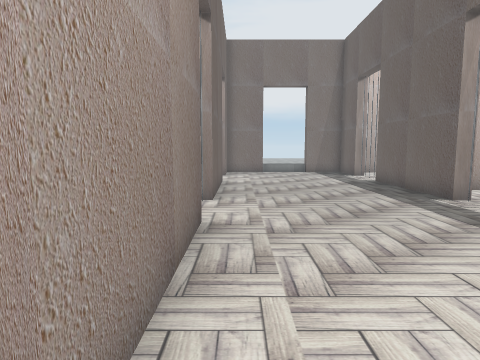
view 1 (above)

12 first-person views from a walk through a scene from a Unity 3-D project. The camera is 1.3 m above the floor, tilts 6° down and sees 75° across. Doors are open. The floor is counted in squares, 0.9 m on a side. Each view is taken from the middle of a square. On the plan, view 1 faces up. The plan holds only what a view shows up to about 15 squares ahead; the rest is blank. The place goes on beyond the plan. The player character is not drawn. Some surface patterns are stand-ins.

view 2
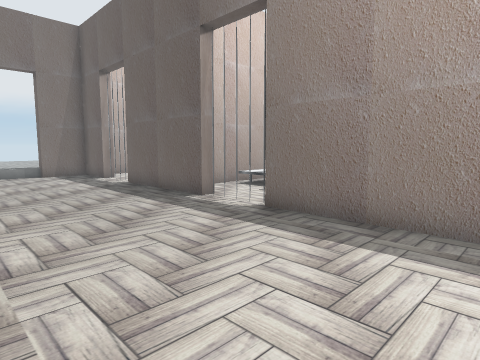

view 3
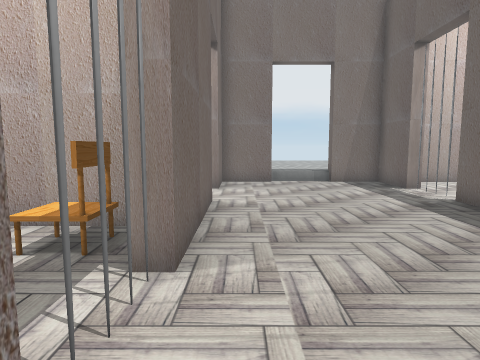

view 4
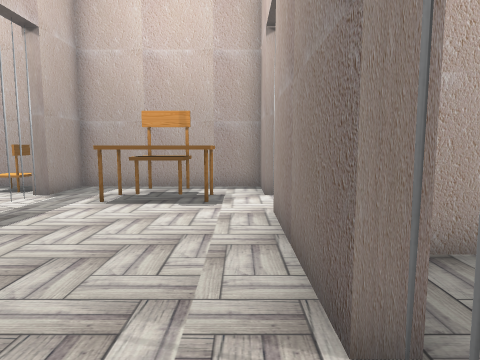

view 5
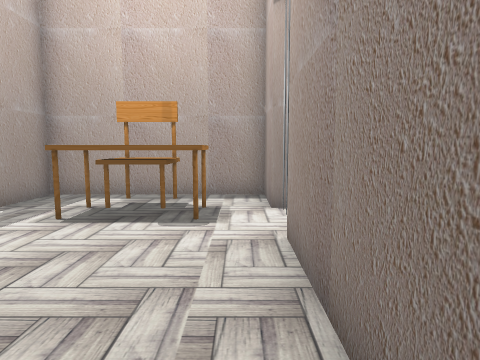

view 6
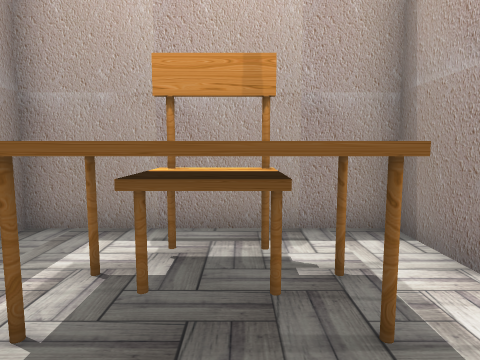

view 7
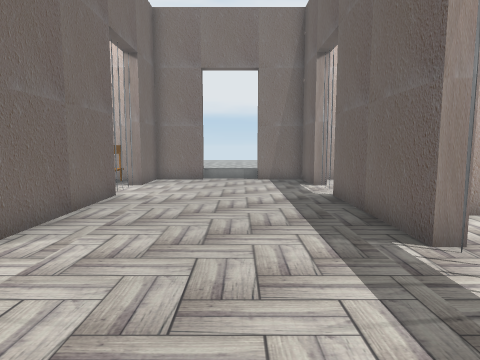

view 8
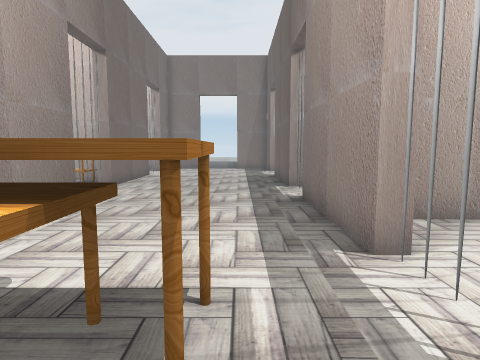

view 9
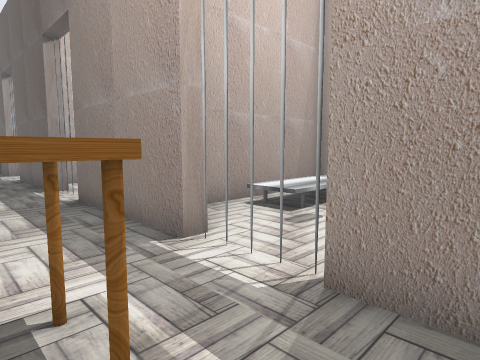

view 10
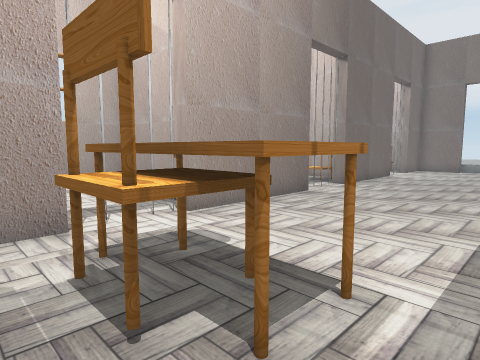

view 11
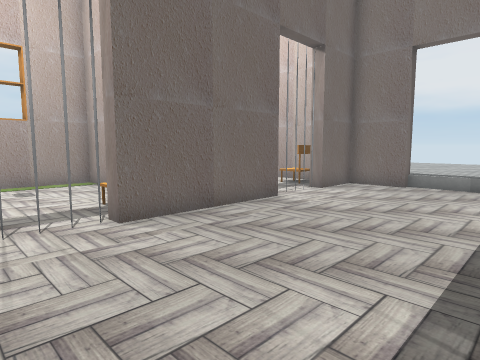

view 12
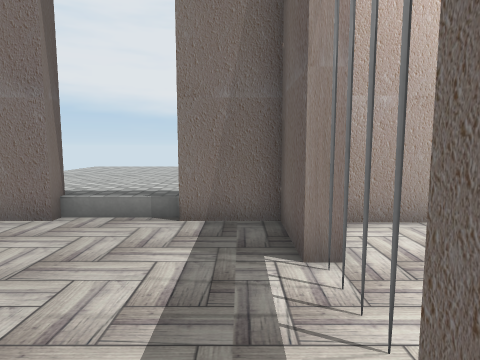

### Floor plan
Points are (right, up) in squares from view 1. A wall is a line through its corners. A room is listed if a view was taken in it or the views show most of it. See-through windows are left out.
Room 1 (views 1, 2, 3, 4, 5, 6, 7, 8, 9, 10, 11, 12)
walls: (-1.4, 6) (-0.7, 6) (-0.7, 1.1); (6.4, 8.5) (5.8, 8.5) (5.8, 13.4); (-0.7, 13.4) (-0.7, 8.5) (-1.3, 8.5); (5.8, 1.1) (5.8, 6); (-0.7, -1.4) (-0.7, -3.5) (5.8, -3.5) (5.8, -1.4); (6.4, 15.8) (5.8, 15.8) (5.8, 18) (3.8, 18); (1.3, 18) (-0.7, 18) (-0.7, 15.8) (-1.3, 15.8)
low walls: (3.9, 18.3) (1.2, 18.3)
ways out: opening at (-1, -0.5); opening at (-1, 7.5); opening at (-1, 14.5); opening at (6, -0.5); opening at (6, 7.5); opening at (6, 14.5); open door at (2.5, 18); gap at (-1, 1); gap at (-1, 6); gap at (-1, 16); gap at (6, 1); gap at (6, 6); gap at (6, 16)
objects: table (1, -1) to (4, 0); chair (2, -2) to (3, -2)

Where each view was taken, in squares from view 1:
view 1: 0 up, 0 right, facing up
view 2: 1 up, 0 right, facing up-right
view 3: 5 up, 0 right, facing up
view 4: 8 up, 0 right, facing down
view 5: 6 up, 0 right, facing down
view 6: 2 up, 2 right, facing down
view 7: 4 up, 3 right, facing up
view 8: 3 down, 4 right, facing up
view 9: 3 down, 3 right, facing up-right
view 10: 3 down, 5 right, facing up-left
view 11: 6 up, 5 right, facing up-left
view 12: 12 up, 5 right, facing up
